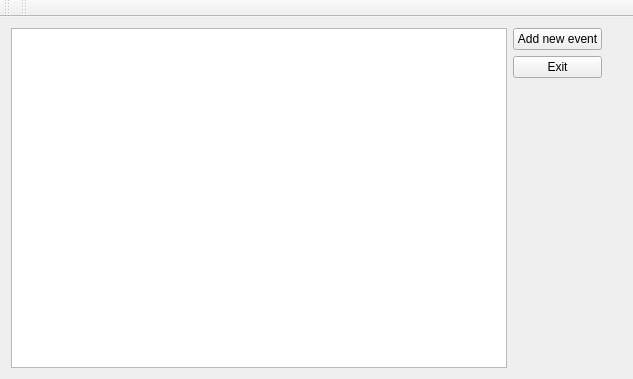
<?xml version="1.0" encoding="UTF-8"?>
<ui version="4.0">
 <class>AniWindow</class>
 <widget class="QMainWindow" name="AniWindow">
  <property name="geometry">
   <rect>
    <x>0</x>
    <y>0</y>
    <width>633</width>
    <height>379</height>
   </rect>
  </property>
  <property name="windowTitle">
   <string>AniWindow</string>
  </property>
  <widget class="QWidget" name="centralWidget">
   <layout class="QVBoxLayout" name="verticalLayout">
    <item>
     <layout class="QHBoxLayout" name="horizontalLayout_2">
      <item>
       <widget class="AniScene" name="mainScene"/>
      </item>
      <item>
       <layout class="QVBoxLayout" name="verticalLayout_2">
        <item>
         <widget class="QPushButton" name="addEventButton">
          <property name="text">
           <string>Add new event</string>
          </property>
         </widget>
        </item>
        <item>
         <widget class="QPushButton" name="exitButton">
          <property name="text">
           <string>Exit</string>
          </property>
         </widget>
        </item>
        <item>
         <spacer name="verticalSpacer">
          <property name="orientation">
           <enum>Qt::Vertical</enum>
          </property>
          <property name="sizeHint" stdset="0">
           <size>
            <width>20</width>
            <height>40</height>
           </size>
          </property>
         </spacer>
        </item>
       </layout>
      </item>
      <item>
       <spacer name="verticalSpacer_2">
        <property name="orientation">
         <enum>Qt::Vertical</enum>
        </property>
        <property name="sizeHint" stdset="0">
         <size>
          <width>20</width>
          <height>228</height>
         </size>
        </property>
       </spacer>
      </item>
     </layout>
    </item>
   </layout>
  </widget>
  <widget class="QMenuBar" name="menuBar">
   <property name="geometry">
    <rect>
     <x>0</x>
     <y>0</y>
     <width>633</width>
     <height>21</height>
    </rect>
   </property>
  </widget>
  <widget class="QToolBar" name="mainToolBar">
   <attribute name="toolBarArea">
    <enum>TopToolBarArea</enum>
   </attribute>
   <attribute name="toolBarBreak">
    <bool>false</bool>
   </attribute>
  </widget>
  <widget class="QToolBar" name="toolBar">
   <property name="windowTitle">
    <string>toolBar</string>
   </property>
   <attribute name="toolBarArea">
    <enum>TopToolBarArea</enum>
   </attribute>
   <attribute name="toolBarBreak">
    <bool>false</bool>
   </attribute>
  </widget>
 </widget>
 <layoutdefault spacing="6" margin="11"/>
 <customwidgets>
  <customwidget>
   <class>AniScene</class>
   <extends>QGraphicsView</extends>
   <header>aniscene.h</header>
  </customwidget>
 </customwidgets>
 <resources/>
 <connections>
  <connection>
   <sender>exitButton</sender>
   <signal>clicked()</signal>
   <receiver>AniWindow</receiver>
   <slot>close()</slot>
   <hints>
    <hint type="sourcelabel">
     <x>562</x>
     <y>85</y>
    </hint>
    <hint type="destinationlabel">
     <x>316</x>
     <y>189</y>
    </hint>
   </hints>
  </connection>
 </connections>
</ui>
